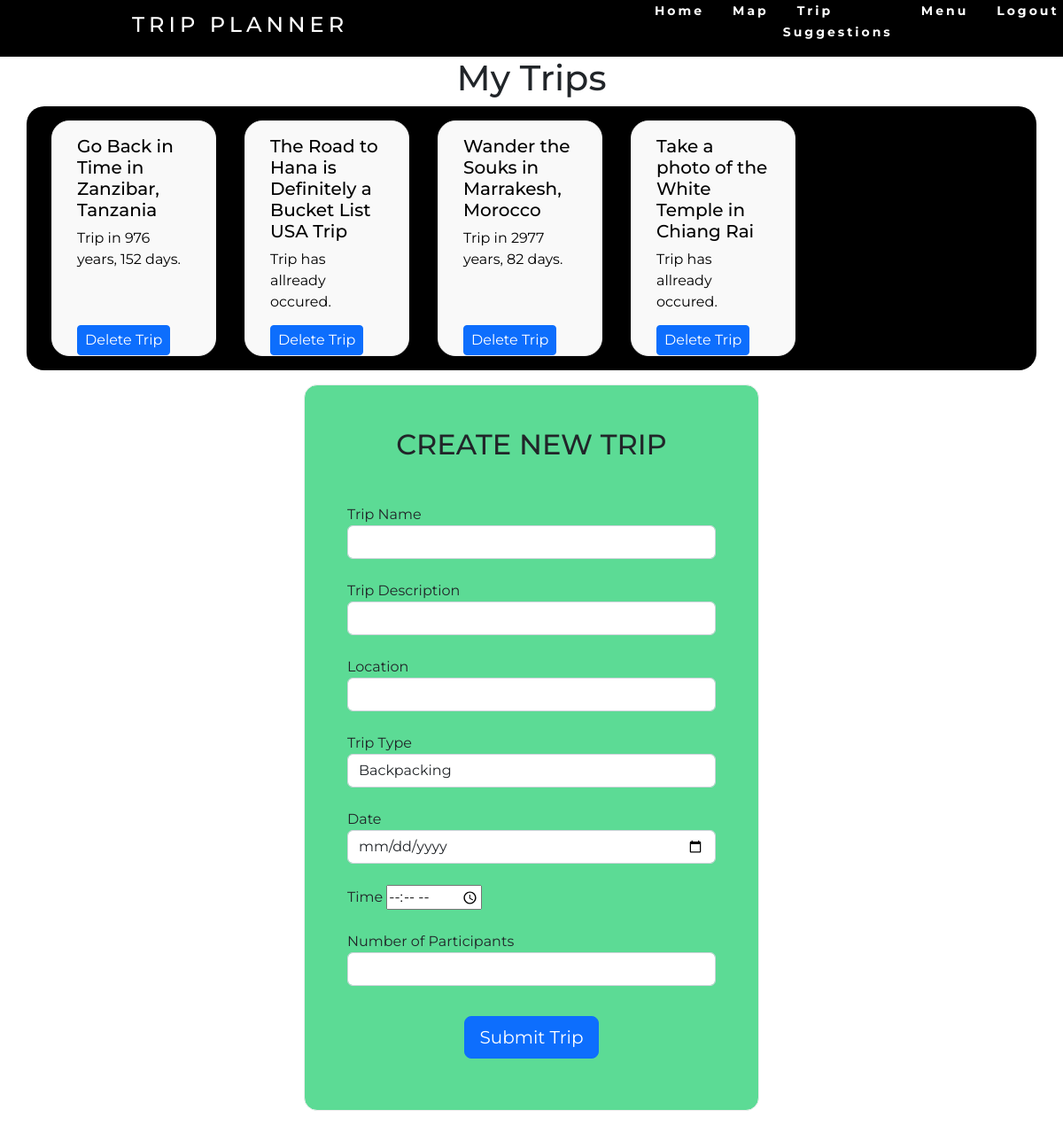
The page /events (signed in) on the database its author committed.
### website/models.py (models this page shows)
class Trip(db.Model):
    id = db.Column(db.String(40), primary_key=True)
    name = db.Column(db.String(50))
    desc = db.Column(db.String(10000))
    trip_type = db.Column(db.Integer)
    date = db.Column(db.DateTime())
    num_people = db.Column(db.Integer)
    user_id = db.Column(db.Integer, db.ForeignKey('user.id'))
    latitude = db.Column(db.Float)
    longitude = db.Column(db.Float)

### website/views.py (the view, shortened to what this page needs)
@views.route('events', methods=['GET', 'POST'])
@login_required
def events():
    continent = request.args.get('continent', "")
    name = request.args.get('name', "")
    description = request.args.get('description', "")
    return render_template("events.html", user=current_user, time_till=time_till.count_time, continent=continent, name=name, description=description)

### website/__init__.py (called while the page is built)
def create_app():
    app = Flask(__name__)
    app.config['SECRET_KEY'] = 'hjshjhdajah'
    app.config['SQLALCHEMY_DATABASE_URI'] = f'sqlite:///{DB_NAME}'
    app.config['SQLALCHEMY_TRACK_MODIFICATIONS'] = False
    db.init_app(app)
    from .views import views
    from .auth import auth
    app.register_blueprint(views, url_prefix='/')
    app.register_blueprint(auth, url_prefix='/')
    from .models import User, Trip
    create_database(app)
    login_manager = LoginManager()
    login_manager.login_view = 'auth.login'
    login_manager.init_app(app)
    @login_manager.user_loader
    def load_user(id):
        return User.query.get(int(id))
    return app

### website/time_till.py (called while the page is built)
def count_time(event_date):
    tz = timezone('EST')
    now_time = datetime.now(tz)
    time_delta = event_date.replace(tzinfo=None) - now_time.replace(tzinfo=None)
    days = time_delta.days
    seconds = time_delta.seconds
    if days == 356:
        string = "Trip in 1 year."
    elif days > 365:
        if days % 365 == 0:
            string = "Trip in {} years".format(days/365)
        else:
            string = "Trip in {} years, {} days.".format(days//365,days%365)
    elif days < 365:
        if days == 0:
            string = "Trip in {} hours.".format(seconds // (60*60))
        elif days > 0:
            string = "Trip in {} days.".format(days)
        else :
            string = "Trip has allready occured."
    return string

### website/templates/events.html (shortened to what this page needs)
<!DOCTYPE html>
<html>
    <head>
        <link href="https://cdn.jsdelivr.net/npm/bootstrap@5.2.1/dist/css/bootstrap.min.css" rel="stylesheet">
        <link rel="stylesheet" href="https://cdn.jsdelivr.net/npm/bootstrap-icons@1.9.1/font/bootstrap-icons.css">
        <link rel="stylesheet" href="../static/css/events.css">
        <link rel="stylesheet" href="../static/css/navbar.css">
        <link rel="stylesheet" href="https://cdn.jsdelivr.net/npm/@fortawesome/fontawesome-free@6.1.2/css/fontawesome.min.css">
    </head>
    <body>
        <nav>
            <div class="navheading">
                <h4>Trip Planner</h4>
            </div>
            <ul class="nav-links">
                <li><a href="/">Home</a></li>
                <li><a href="/map">Map</a></li>
                <li><a href="suggestions">Trip Suggestions</a></li>
                <li><a href="/menu">Menu</a></li>
                <li><a href="/logout">Logout</a></li>
            </ul>
        </nav>
        {% if user.trip %}
        <h1 align="center">My Trips</h1>
        <div class="container" style="margin: auto; background-color: black; border-radius: 20px">
            <div class="  row mx-auto" >
                {% for trip in user.trip %}
                <div style="position: relative;" class="card col-lg-2 col-sm-12">
                    <a href="/trip-summary/{{trip.id}}" class="button">
                    <div class="card-body">
                        <div style="margin-bottom: 2rem;">
                            <h5 id="{{trip.id}}" class="link card-title" >{{trip.name}}</h5>
                            <p class="card-text">{{time_till(trip.date)}}</p>
                        </div>
                        <div style="position: absolute; bottom: 0; text-align: center;">
                            <button  type="button" class="btn btn-primary btn-block btn-sm close" onClick="deleteTrip({{trip.id}})">
                                <span style="font-size: 1rem;" aria-hidden="true">Delete Trip</span>
                            </button>
                        </div>
                    </div>
                    </a>
                </div>
                {% endfor %}
                </div>
            </div>
        {% endif %}
        <div class="mask d-flex align-items-center h-100">
            <div class="container h-100">
            <div class="row d-flex justify-content-center align-items-center h-100">
                <div class="col-12 col-md-9 col-lg-7 col-xl-6">
                <div class="card" style="border-radius: 15px; background-color: #5cdb95">
                    <div class="card-body p-5">
                    <h2 class="text-uppercase text-center mb-5">Create New Trip</h2>
                    <form method="POST">
                        <div class="form-outline mb-4">
                        <label for="name">Trip Name</label>
                        <input type="name" class="form-control" id="name" name="name" value="{{name}}"/>
                        </div>
                        <div class="form-outline mb-4">
                        <label for="desc">Trip Description</label>
                        <input type="Description" class="form-control" id="desc" name="desc" value="{{description}}"/>
                        </div>
                        <div class="form-group mb-4">
                            <label for="location_name">Location</label>
                            <input type="location_name" class="form-control" id="location_name" name="location_name" value="{{name}}"/>
                        </div>
                        <div class="form-group mb-4">
                            <label for="tripType">Trip Type</label>
                            <select class="form-control" id="tripType" name="tripType" onchange='CheckTripType(this.value);'>
                                <option value="1">Backpacking</option>
                            </select>
                        </div>
                        <div class="form-group mb-4">
                            <label for="tripdate">Date</label>
                            <input type="date" id="tripDate" name="tripDate" class="form-control" >
                        </div>
                        <div class="form-group mb-4">
                            <label for="tripTime">Time</label>
                            <input type="time" id="tripTime" name="tripTime">
                        </div>
                        <div class="form-outline mb-4">
                        <label for="num_people">Number of Participants</label>
                        <input type="number" class="form-control" id="num_people" name="num_people" min="1" max="1000"/>
                        </div>
                        <div class="d-flex justify-content-center">
                        <button name="submit_button" value="create trip" type="submit" class="btn btn-primary btn-block btn-lg" style="margin: 10px 0">Submit Trip</button>
                        </div>
                    </form>
                    </div>
                </div>
                </div>
            </div>
            </div>
        </div>
    </body>
</html>

### website/static/css/events.css (style rules this page uses)
body { font-family: "Montserrat"; }
.card { margin: 1rem; border-radius: 20px; background-color: rgb(249, 249, 249); border-color: rgb(237, 237, 237); }
a.button { -webkit-appearance: button; -moz-appearance: button; appearance: button; text-decoration: none; color: initial; }

### website/static/css/navbar.css (style rules this page uses)
nav { display: flex; justify-content: space-around; align-items: center; min-height: 8vh; background-color: black; font-family: "Montserrat", sans-serif; }
.nav-links { display: flex; justify-content: space-around; width: 30%; }
.nav-links li { list-style: none; }
.navheading { color: white; text-transform: uppercase; letter-spacing: 5px; font-size: 20px; }
.nav-links a { color: white; text-decoration: none; letter-spacing: 3px; font-weight: bold; font-size: 14px; padding: 14px 16px; }

### rows shown on the page
Trip: name "Go Back in Time in Zanzibar, Tanzania", date "Trip in 976 years, 152 days."
Trip: name "The Road to Hana is Definitely a Bucket List USA Trip", date "Trip has allready occured."
Trip: name "Wander the Souks in Marrakesh, Morocco", date "Trip in 2977 years, 82 days."
Trip: name "Take a photo of the White Temple in Chiang Rai", date "Trip has allready occured."
